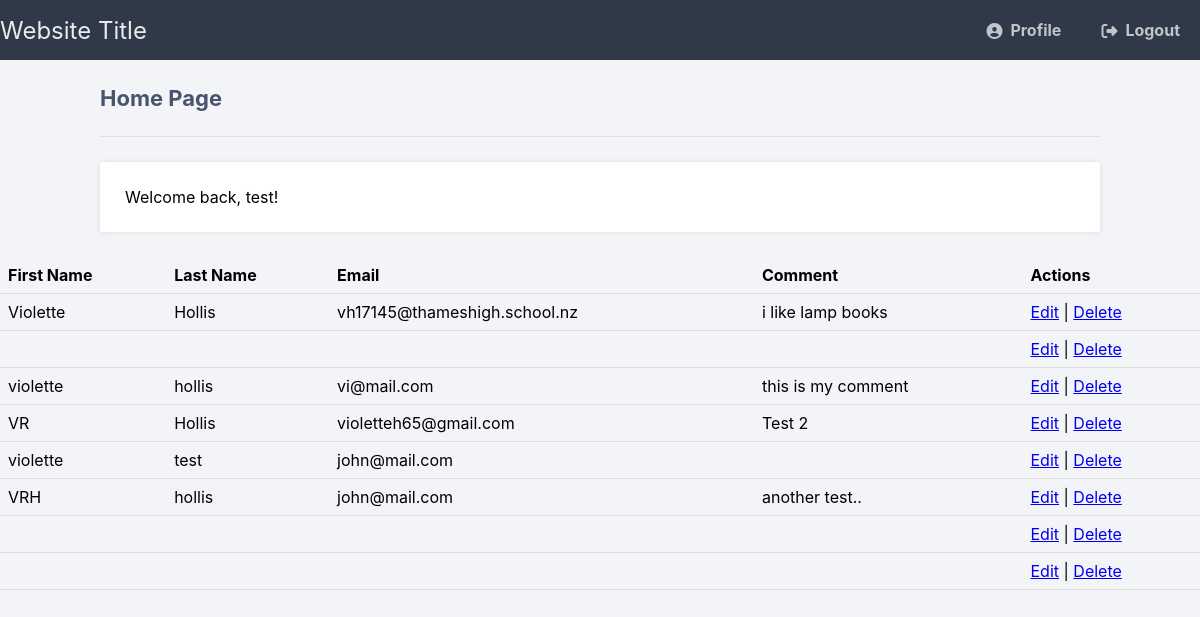
The page /phplogin/home.php (signed in) on the database its author committed.
### tables this page shows
CREATE TABLE IF NOT EXISTS `contact` (
  `id` int NOT NULL AUTO_INCREMENT,
  `fname` varchar(50) NOT NULL,
  `lname` varchar(50) NOT NULL,
  `email` varchar(100) NOT NULL,
  `comment` text NOT NULL,
  PRIMARY KEY (`id`)
);

### phplogin/home.php (the view, shortened to what this page needs)
<!DOCTYPE html>
<html>
	<head>
		<link href="../css/loginstyle.css" rel="stylesheet" type="text/css">
		<link rel="stylesheet" href="https://cdnjs.cloudflare.com/ajax/libs/font-awesome/6.2.0/css/all.min.css">
	</head>
	<body class="loggedin">
		<nav class="navtop">
			<div>
				<h1>Website Title</h1>
				<a href="profile.php"><i class="fas fa-user-circle"></i>Profile</a>
				<a href="logout.php"><i class="fas fa-sign-out-alt"></i>Logout</a>
			</div>
		</nav>
		<div class="content">
			<h2>Home Page</h2>
			<p>Welcome back, <?=$_SESSION['name']?>!</p>
		</div>
             <?php
    require_once '../setup.php';
    $sql = "SELECT * FROM contact";
 $result = mysqli_query($conn, $sql);
 if (mysqli_num_rows($result) > 0) {
        echo '<table>';
        echo '<tr><th>First Name</th><th>Last Name</th><th>Email</th><th>Comment</th><th>Actions</th></tr>';
        while ($row = mysqli_fetch_assoc($result)) {
            echo '<tr>';
            echo '<td>' . $row['fname'] . '</td>';
            echo '<td>' . $row['lname'] . '</td>';
            echo '<td>' . $row['email'] . '</td>';
            echo '<td>' . $row['comment'] . '</td>';
            echo '<td><a href="edit.php?id=' . $row['id'] . ' ">Edit</a> | <a href="delete.php?id=' . $row['id'] .'">Delete</a></td>';
                     echo '</tr>';
        }
        echo '</table>';
      } else {
        echo 'No records found.';
    }
           ?>
	</body>
</html>

### css/loginstyle.css (style rules this page uses)
* { box-sizing: border-box; font-family: -apple-system, BlinkMacSystemFont, "segoe ui", roboto, oxygen, ubuntu, cantarell, "fira sans", "droid sans", "helvetica neue", Arial, sans-serif; font-size: 16px; }
body { background-color: #ffffff; }
.navtop { background-color: #2f3947; height: 60px; width: 100%; border: 0; }
.navtop div { display: flex; margin: 0 auto; width: 100%; height: 100%; }
.navtop div h1, .navtop div a { display: inline-flex; align-items: center; }
.navtop div h1 { flex: 1; font-size: 24px; padding: 0; margin: 0; color: #eaebed; font-weight: normal; }
.navtop div a { padding: 0 20px; text-decoration: none; color: #c1c4c8; font-weight: bold; }
.navtop div a i { padding: 2px 8px 0 0; }
body.loggedin { background-color: #f3f4f7; }
.loggedin h1 { padding: 20px; }
.content { width: 1000px; margin: 0 auto; }
.content h2 { margin: 0; padding: 25px 0; font-size: 22px; border-bottom: 1px solid #e0e0e3; color: #4a536e; }
.content > p, .content > div { box-shadow: 0 0 5px 0 rgba(0, 0, 0, 0.1); margin: 25px 0; padding: 25px; background-color: #fff; }
body { margin: 0; }
table { width: 100%; border-collapse: collapse; }
th, td { padding: 8px; text-align: left; border-bottom: 1px solid #ddd; }

### rows shown on the page
contact: fname "Violette", lname "Hollis", email "vh17145@thameshigh.school.nz", comment "i like lamp books"
contact: fname "violette", lname "hollis", email "vi@mail.com", comment "this is my comment"
contact: fname "VR", lname "Hollis", email "violetteh65@gmail.com", comment "Test 2"
contact: fname "violette", lname "test", email "john@mail.com"
contact: fname "VRH", lname "hollis", email "john@mail.com", comment "another test.."

### other values the page prints
$_SESSION['name'] "test"
